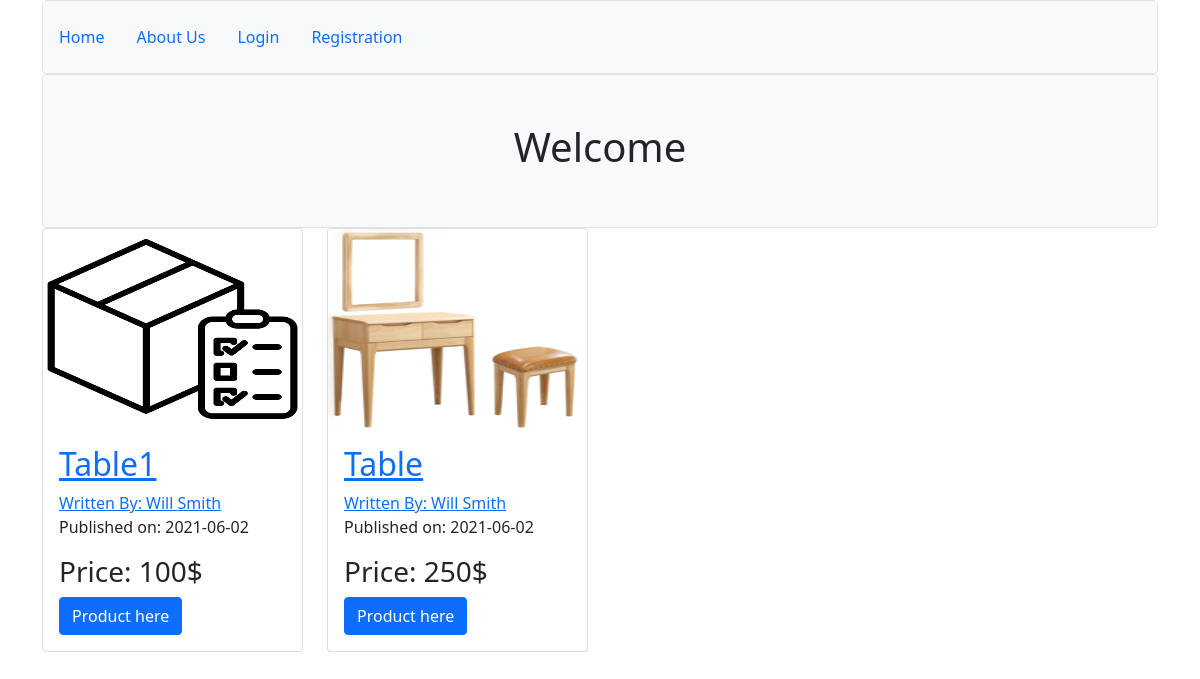
Page /home on the earlier database version.
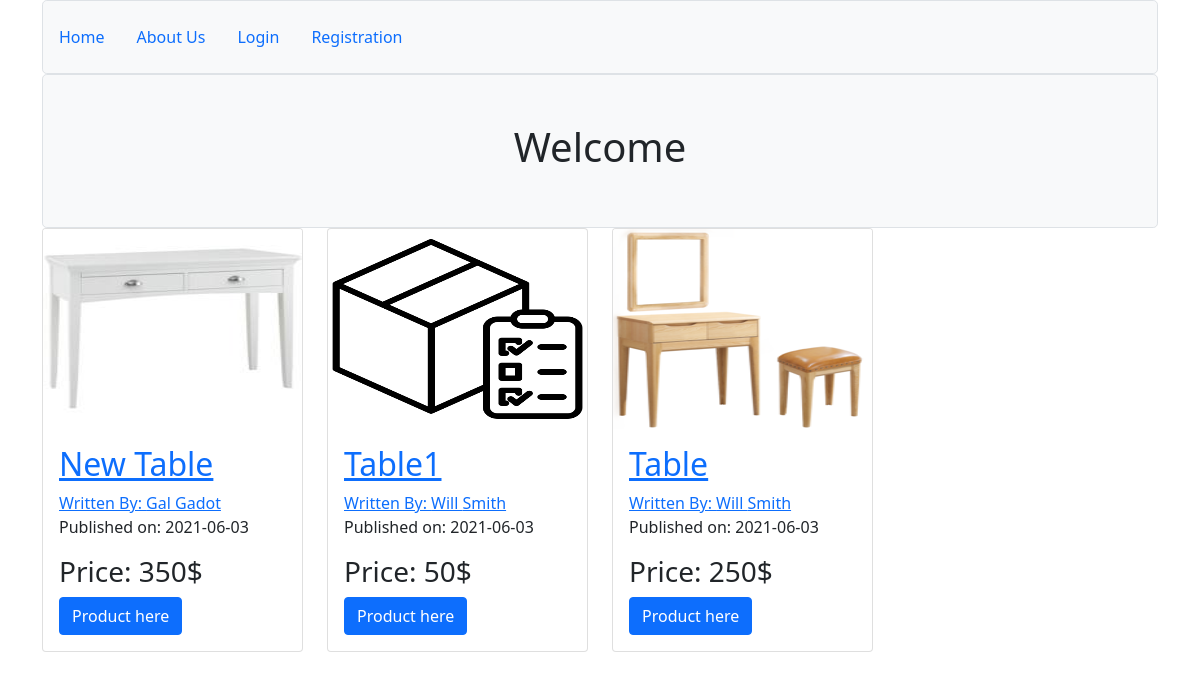
Same page on the later database version.
### myproject/modles.py (models this page shows, shortened)
class Product(db.Model, UserMixin):
    __tablename__ = 'products'
    users = db.relationship(User)
    id = db.Column(db.Integer, primary_key=True)
    user_id = db.Column(db.Integer, db.ForeignKey('users.id'), nullable=False)
    product_name = db.Column(db.String(64), nullable=False)
    product_info = db.Column(db.Text, nullable=False)
    product_price = db.Column(db.String(64), nullable=False)
    product_image = db.Column(db.String(128), nullable=False, default='default_product_image.png')
    date = db.Column(db.DateTime, nullable=False, default=datetime.utcnow)
    buyers = db.relationship('Buyer', backref='products', lazy=True)

class User(db.Model, UserMixin):
    __tablename__ = 'users'
    id = db.Column(db.Integer, primary_key=True)
    name = db.Column(db.String(64))
    surname = db.Column(db.String(64))
    phone = db.Column(db.Integer, unique=True, index=True)
    email = db.Column(db.String(128), unique=True, index=True)
    profile_image = db.Column(db.String(128), nullable=False, default='default_profile_image.png')
    password_hash = db.Column(db.String(128))
    products = db.relationship('Product', backref='author', lazy=True)
    buyers = db.relationship('Buyer', backref='author', lazy=True)

### myproject/core/views.py (the view)
@core.route('/')
@core.route('/home')
def index():
    product_posts = Product.query.order_by(Product.date.desc())
    return render_template('index.html', product_posts=product_posts)

### myproject/templates/index.html (shortened to what this page needs)
{% extends 'base.html' %}
{% block content %}
    <div class="col">
        <div class="h-100 p-5 bg-light border rounded-3 text-center">
            <h1>Welcome</h1>
        </div>
    </div>
    <div class="row">
        {% for post in product_posts%}
            <div class="col-3">
                <div class="card">
                    <img src="{{url_for('static', filename='product_pics/'+post.product_image)}}" class="card-img-top" height="200px">
                    <div class="card-body">
                        <h2>
                            <a class="card-title" href="{{url_for('products.product', product_id=post.id)}}">{{post.product_name}}</a>
                        </h2>
                        <a href="{{url_for('users.user_posts', email=post.author.email)}}">Written By: {{post.author.name}} {{post.author.surname}}</a>
                        <p>Published on: {{post.date.strftime('%Y-%m-%d')}}</p>
                        <h3>Price: {{post.product_price}}</h3>
                        <a href="{{url_for('products.product', product_id=post.id)}}" class="btn btn-primary">Product here</a>
                    </div>
                </div>
            </div>
        {% endfor %}
    </div>
{% endblock %}

### myproject/templates/base.html (shortened to what this page needs)
<!DOCTYPE html>
<html lang="en">
<head>
    <link href="https://cdn.jsdelivr.net/npm/bootstrap@5.0.1/dist/css/bootstrap.min.css" rel="stylesheet">
</head>
<body>
    <div class="container">
      <div class="col">
        <div class="pt-3 pb-3 bg-light border rounded-3 text-center d-flex justify-content-between">
          <ul class="nav">
            <li class="nav-link">
              <a class="text-decoration-none" href="{{url_for('core.index')}}">Home</a>
            </li>
            <li class="nav-link">
              <a class="text-decoration-none" href="{{url_for('core.about')}}">About Us</a>
            </li>
            {% if current_user.is_authenticated %}
            <li class="nav-link">
              <a class="text-decoration-none" href="{{url_for('products.add_product')}}">Add Product</a>
            </li>
            <li class="nav-link">
              <a class="text-decoration-none" href="{{url_for('users.account')}}">My Account</a>
            </li>
            <li class="nav-link">
              <a class="text-decoration-none" href="{{url_for('users.shopping')}}"> Shopping! </a>
            </li>
            {% else %}
            <li class="nav-link">
              <a class="text-decoration-none" href="{{url_for('users.login')}}">Login</a>
            </li>
            <li class="nav-link">
              <a class="text-decoration-none" href="{{url_for('users.register')}}">Registration</a>
            </li>
            {% endif %}
          </ul>
        </div>
      </div>
        {% block content %}
        {% endblock %}
    </div>
</body>
</html>

Differences in the rows shown:
added Product: product_image (picture), product_name "New Table", author.name "Gal", author.surname "Gadot", date "2021-06-03", product_price "350$"
changed Product "Table1": date "2021-06-02" → "2021-06-03"; product_price "100$" → "50$"
changed Product "Table": date "2021-06-02" → "2021-06-03"
